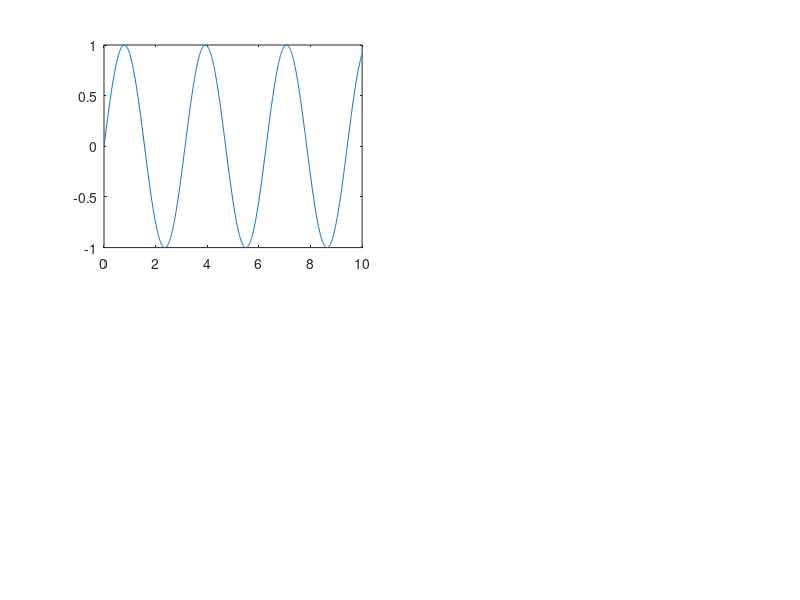

MATLAB code for this plot: (Note: this script raises an error after producing the figure.)
%% Question 1: Time values between 0 and 6
t = (0:0.01:6);

%% Time values between 0 and 10 (for graphs)
t = (0:0.01:10);

%% Question 2: y1 sin function, y2 cos function
y1 = sin(2*t);
y2 = cos(5*t);

%% Setting up the figure for plotting 3 graphs
%% y1(t), y2(t), and Lissajous curve
figure

%% Subplot 1 for y1(t)
subplot(2,2,1) %% subplot row 1, column 1
p1 = plot(t,y1) %% plot1 ploting y1 vs. time
p1.LineWidth = 2; %% setting linewidth to 2
p1.Color = 'red'; %% setting colour to red
title('y1(t)'); %% setting title
xlabel('Time'); %% setting label of x-axis
ylabel('Function Value'); %% setting label of y-axis

%% Subplot 2 for y2(t) following same conventions of plot 1
subplot(2,2,2) %% subplot row 1, column 2
p2 = plot(t,y2)
p2.LineWidth = 2;
p2.Color = 'black';
title('y2(t)');
xlabel('Time');
ylabel('Function Value');

%% Question 4: Subplot 3 for y2 vs y1 as seen in the example provided
%% Follows same conventions of plot 1
subplot(2,1,2) %% subplot row 2, column 1 & 2
p3 = plot(y1,y2) %% setting x-axis to y1 and y-axis to y2
p3.LineWidth = 1;
p3.Color = 'blue';
title('Lissajous Curve');
xlabel('y1');
ylabel('y2');

%% Question 5: Subplot 4 for y2 vs y1 as seen in the example
%% Follows same conventions of plot 1
%% The graph is rotated 90 degrees 
figure %%Creating new figure to plot y1 vs. y2
p4 = plot(y2,y1)
p4.LineWidth = 1;
p4.Color = 'green';
title('y1 vs. y2');
xlabel('y2');
ylabel('y1');

y1 = sin(2 * 2*t); %% Multiplying arguments in sine function by 2
y2 = cos(2 * 5*t); %% Multiplying arguments in cosine function by 2
%% if both arguements are doubled, nothing changes 2/2 = 1
figure %%Creating new figure to plot when arguements are doubled
p5 = plot(y1,y2)
p5.LineWidth = 1;
p5.Color = 'black';
title('y1(2*) vs. y2(2*)');
xlabel('y1');
ylabel('y2');

